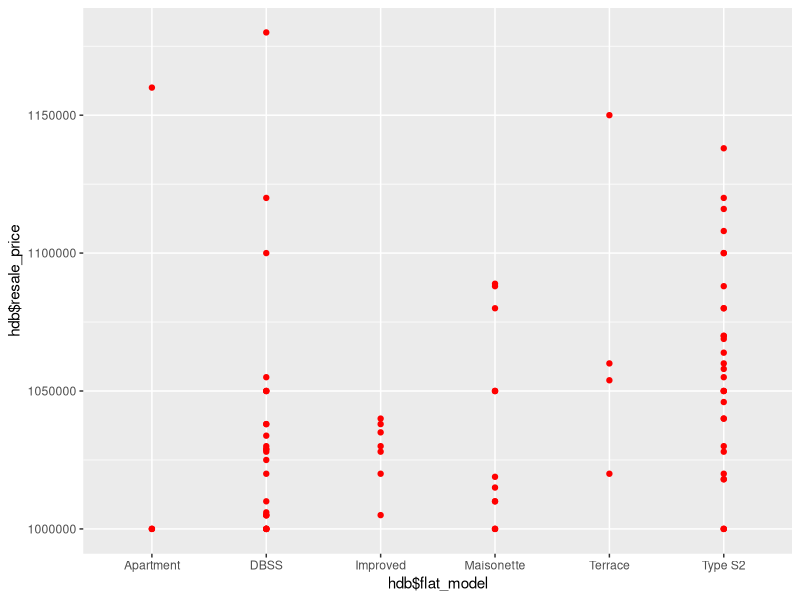

Here is the R script that generated this plot: (Note: this script raises an error after producing the figure.)
#High Resale Prices

hdb<-read.csv("./Datasets/insight 2.csv")
hdb

library(ggplot2)
ggplot(hdb,aes(x=hdb$flat_model,y=hdb$resale_price)) +
  geom_point(fill="pink",color ="red")

levels(hdb$flat_model)

DBSS <- nrow(filter(hdb, hdb$flat_model=="DBSS"))
Maisonette <- nrow(filter(hdb, hdb$flat_model=="Maisonette"))
Type_S2 <- nrow(filter(hdb, hdb$flat_model=="Type S2"))
Terrace <- nrow(filter(hdb, hdb$flat_model=="Terrace"))
Improved <- nrow(filter(hdb, hdb$flat_model=="Improved"))
Apartment <- nrow(filter(hdb, hdb$flat_model=="Apartment"))

flatmodel<-c("DBSS","Maisonette","Type_S2","Terrace","Improved","Apartment")
count<-c(DBSS,Maisonette,Type_S2,Terrace,Improved,Apartment)  

data<-data.frame(cbind(flatmodel,count))
data

ggplot(data=data, x=flatmodel,y=count) +
  geom_bar()

